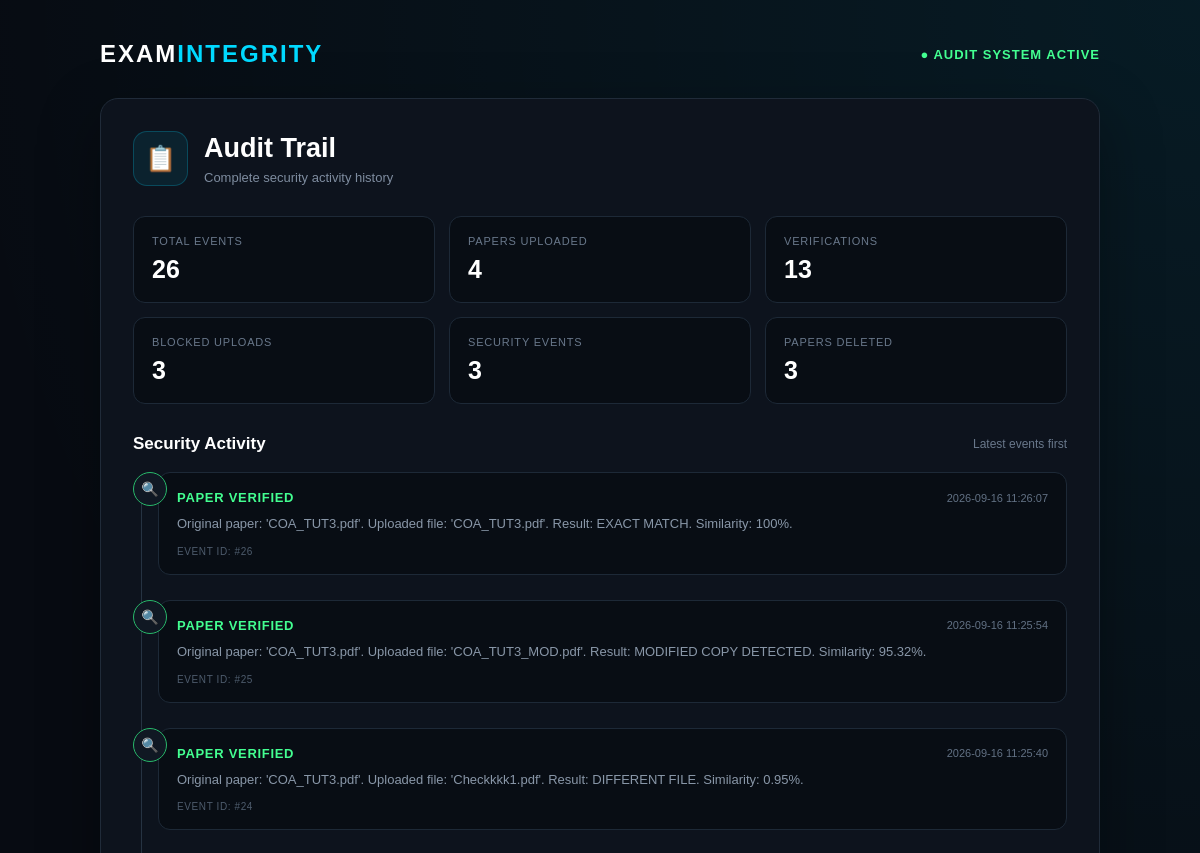
Page /audit-trail (upper part) on the earlier database version.
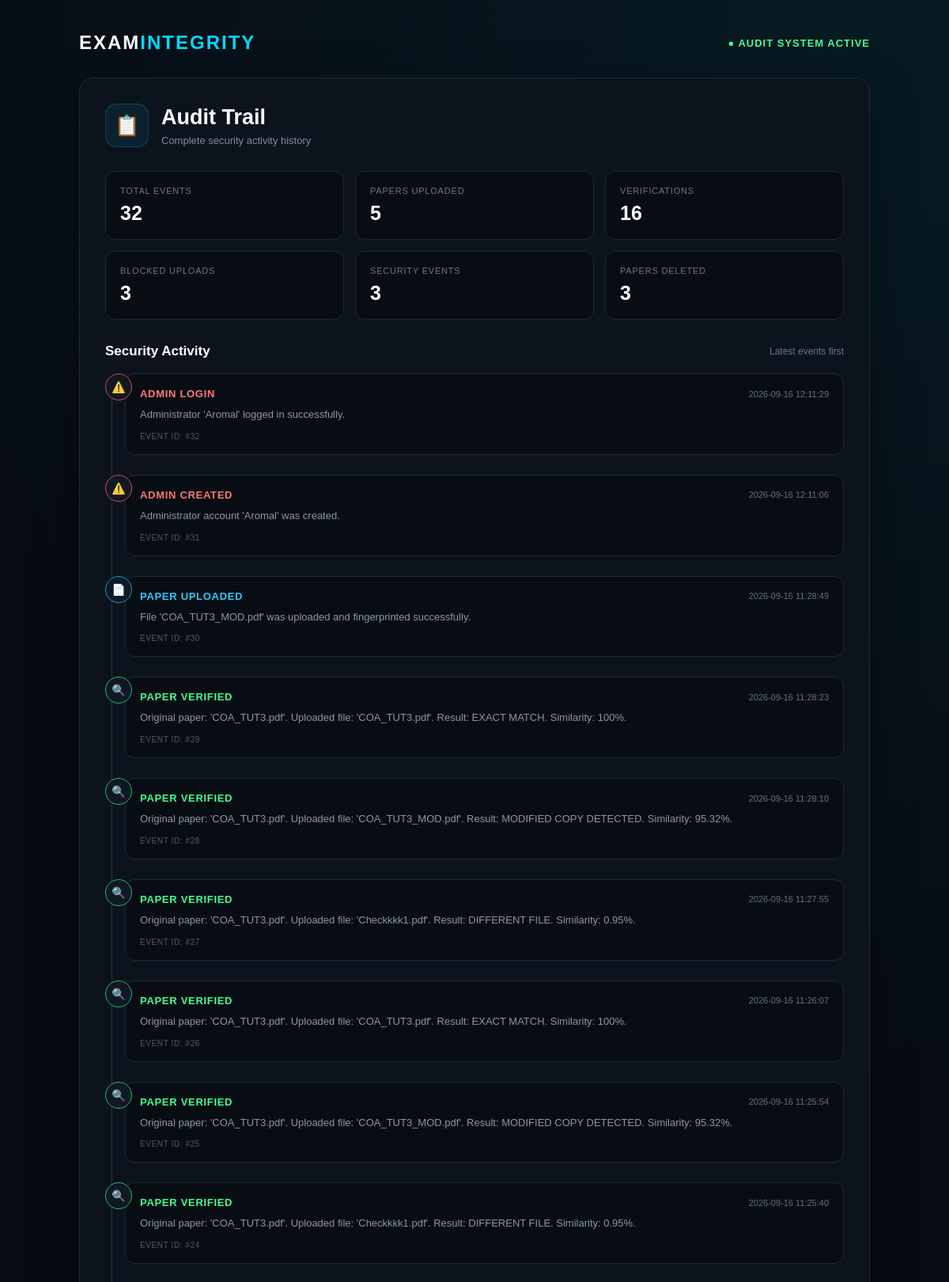
Same page on the later database version.
### tables this page shows
CREATE TABLE audit_logs (
            id INTEGER PRIMARY KEY AUTOINCREMENT,
            action TEXT NOT NULL,
            details TEXT NOT NULL,
            created_at TEXT NOT NULL
        );

### app.py (the view)
@app.route("/audit-trail")
def audit_trail():
    conn = get_db_connection()
    audit_logs = conn.execute(
        "SELECT * FROM audit_logs ORDER BY id DESC"
    ).fetchall()
    conn.close()
    return render_template(
        "audit_trail.html",
        audit_logs=audit_logs
    )

### app.py (called while the page is built)
def get_db_connection():
    conn = sqlite3.connect(DATABASE_FILE)
    conn.row_factory = sqlite3.Row
    return conn

### templates/audit_trail.html (shortened to what this page needs)
<!DOCTYPE html>
<html lang="en">
<head>
</head>
<body>
    <div class="page">
        <div class="container">
            <div class="top-header">
                <div class="brand">
                    EXAM<span>INTEGRITY</span>
                </div>
                <div class="status">
                    ● AUDIT SYSTEM ACTIVE
                </div>
            </div>
            <div class="main-card">
                <div class="title-section">
                    <div class="title-left">
                        <div class="audit-icon">
                            📋
                        </div>
                        <div class="title-text">
                            <h1>Audit Trail</h1>
                            <p>
                                Complete security activity history
                            </p>
                        </div>
                    </div>
                </div>
                <div class="summary-grid">
                    <div class="summary-card">
                        <div class="summary-label">
                            Total Events
                        </div>
                        <div class="summary-number">
                            {{ audit_logs|length }}
                        </div>
                    </div>
                    <div class="summary-card">
                        <div class="summary-label">
                            Papers Uploaded
                        </div>
                        <div class="summary-number">
                            {{ audit_logs
                               |selectattr("action", "equalto", "PAPER UPLOADED")
                               |list
                               |length }}
                        </div>
                    </div>
                    <div class="summary-card">
                        <div class="summary-label">
                            Verifications
                        </div>
                        <div class="summary-number">
                            {{ audit_logs
                               |selectattr("action", "equalto", "PAPER VERIFIED")
                               |list
                               |length }}
                        </div>
                    </div>
                    <div class="summary-card">
                        <div class="summary-label">
                            Blocked Uploads
                        </div>
                        <div class="summary-number">
                            {{ audit_logs
                               |selectattr("action", "equalto", "DUPLICATE UPLOAD BLOCKED")
                               |list
                               |length }}
                        </div>
                    </div>
                    <div class="summary-card">
                        <div class="summary-label">
                            Security Events
                        </div>
                        <div class="summary-number">
                            {{ audit_logs
                               |selectattr("action", "equalto", "SECURITY EVENT")
                               |list
                               |length }}
                        </div>
                    </div>
                    <div class="summary-card">
                        <div class="summary-label">
                            Papers Deleted
                        </div>
                        <div class="summary-number">
                            {{ audit_logs
                               |selectattr("action", "equalto", "PAPER DELETED")
                               |list
                               |length }}
                        </div>
                    </div>
                </div>
                <div class="activity-header">
                    <h2>Security Activity</h2>
                    <span>
                        Latest events first
                    </span>
                </div>
                {% if audit_logs %}
                <div class="timeline">
                    {% for log in audit_logs %}
                    {% if log["action"] == "PAPER UPLOADED" %}
                        <div class="audit-entry event-upload">
                            <div class="event-icon">📄</div>
                    {% elif log["action"] == "PAPER VERIFIED" %}
                        <div class="audit-entry event-verified">
                            <div class="event-icon">🔍</div>
                    {% elif log["action"] == "PAPER DELETED" %}
                        <div class="audit-entry event-deleted">
                            <div class="event-icon">🗑️</div>
                    {% elif log["action"] == "DUPLICATE UPLOAD BLOCKED" %}
                        <div class="audit-entry event-duplicate">
                            <div class="event-icon">🚫</div>
                    {% elif log["action"] == "SECURITY EVENT" %}
                        <div class="audit-entry event-security">
                            <div class="event-icon">🛡️</div>
                    {% else %}
                        <div class="audit-entry event-error">
                            <div class="event-icon">⚠️</div>
                    {% endif %}
                            <div class="event-card">
                                <div class="event-top">
                                    <div class="event-name">
                                        {{ log["action"] }}
                                    </div>
                                    <div class="event-time">
                                        {{ log["created_at"] }}
                                    </div>
                                </div>
                                <div class="event-details">
                                    {{ log["details"] }}
                                </div>
                                <div class="event-id">
                                    EVENT ID: #{{ log["id"] }}
                                </div>
                            </div>
                        </div>
                    {% endfor %}
                </div>
                {% endif %}
            </div>
        </div>
    </div>
</body>
</html>

### templates/audit_trail.html (style rules this page uses)
* { box-sizing: border-box; margin: 0; padding: 0; }
body { font-family: Arial, sans-serif; background: radial-gradient( circle at top right, rgba(0, 217, 255, 0.08), transparent 30% ), #070b12; color: #ffffff; min-height: 100vh; }
.page { width: 100%; min-height: 100vh; padding: 40px 20px; display: flex; justify-content: center; }
.container { width: 100%; max-width: 1000px; }
.top-header { display: flex; justify-content: space-between; align-items: center; margin-bottom: 30px; gap: 15px; flex-wrap: wrap; }
.brand { font-size: 24px; font-weight: bold; letter-spacing: 2px; }
.brand span { color: #00d9ff; }
.status { color: #43ff91; font-size: 13px; font-weight: bold; letter-spacing: 1px; }
.main-card { background: #0d131d; border: 1px solid #202b39; border-radius: 18px; padding: 32px; box-shadow: 0 20px 60px rgba(0, 0, 0, 0.35); }
.title-section { display: flex; justify-content: space-between; align-items: center; margin-bottom: 30px; }
.title-left { display: flex; align-items: center; gap: 16px; }
.audit-icon { width: 55px; height: 55px; display: flex; align-items: center; justify-content: center; border-radius: 14px; background: rgba(0, 217, 255, 0.08); border: 1px solid rgba(0, 217, 255, 0.22); font-size: 25px; }
.title-text h1 { font-size: 27px; margin-bottom: 6px; }
.title-text p { color: #7e8c9f; font-size: 13px; }
.summary-grid { display: grid; grid-template-columns: repeat(3, 1fr); gap: 14px; margin-bottom: 30px; }
.summary-card { background: #080d14; border: 1px solid #1d2937; border-radius: 12px; padding: 18px; }
.summary-label { color: #69788b; font-size: 11px; text-transform: uppercase; letter-spacing: 0.8px; margin-bottom: 8px; }
.summary-number { font-size: 25px; font-weight: bold; color: #ffffff; }
.activity-header { display: flex; justify-content: space-between; align-items: center; margin-bottom: 18px; gap: 15px; }
.activity-header h2 { font-size: 17px; }
.activity-header span { color: #69788b; font-size: 12px; }
.timeline { position: relative; padding-left: 25px; }
.timeline::before { content: ""; position: absolute; left: 8px; top: 5px; bottom: 5px; width: 1px; background: #263342; }
.audit-entry { position: relative; display: flex; gap: 16px; padding-bottom: 25px; }
.event-icon { position: absolute; left: -25px; top: 0; width: 34px; height: 34px; display: flex; align-items: center; justify-content: center; border-radius: 50%; background: #101823; border: 1px solid #334354; font-size: 14px; z-index: 2; }
.event-upload .event-icon { border-color: #1597d0; color: #33c7ff; }
.event-verified .event-icon { border-color: #28b86a; color: #43ff91; }
.event-error .event-icon { border-color: #c84d4d; color: #ff7777; }
.event-card { width: 100%; background: #080d14; border: 1px solid #1d2937; border-radius: 12px; padding: 17px 18px; transition: 0.2s; }
.event-top { display: flex; justify-content: space-between; align-items: center; gap: 15px; margin-bottom: 9px; }
.event-name { font-size: 13px; font-weight: bold; letter-spacing: 0.7px; }
.event-upload .event-name { color: #33c7ff; }
.event-verified .event-name { color: #43ff91; }
.event-error .event-name { color: #ff7777; }
.event-time { color: #627184; font-size: 11px; white-space: nowrap; }
.event-details { color: #8997a8; font-size: 13px; line-height: 1.6; word-break: break-word; }
.event-id { margin-top: 11px; color: #4e5c6d; font-size: 10px; letter-spacing: 0.6px; }

Differences in the rows shown:
added audit_logs: action "ADMIN LOGIN", created_at "2026-09-16 12:11:29", details "Administrator 'Aromal' logged in successfully.", id "32"
added audit_logs: action "ADMIN CREATED", created_at "2026-09-16 12:11:06", details "Administrator account 'Aromal' was created.", id "31"
added audit_logs: action "PAPER UPLOADED", created_at "2026-09-16 11:28:49", details "File 'COA_TUT3_MOD.pdf' was uploaded and fingerprinted successfully.", id "30"
added audit_logs: action "PAPER VERIFIED", created_at "2026-09-16 11:28:23", details "Original paper: 'COA_TUT3.pdf'. Uploaded file: 'COA_TUT3.pdf'. Result: EXACT MATCH. Similarity: 100%.", id "29"
added audit_logs: action "PAPER VERIFIED", created_at "2026-09-16 11:28:10", details "Original paper: 'COA_TUT3.pdf'. Uploaded file: 'COA_TUT3_MOD.pdf'. Result: MODIFIED COPY DETECTED. Similarity: 95.32%.", id "28"
added audit_logs: action "PAPER VERIFIED", created_at "2026-09-16 11:27:55", details "Original paper: 'COA_TUT3.pdf'. Uploaded file: 'Checkkkk1.pdf'. Result: DIFFERENT FILE. Similarity: 0.95%.", id "27"
Other differences:
{{ audit_logs|length }}: "26" → "32"
text no longer shown: "4 13"
text now shown: "5 16"
